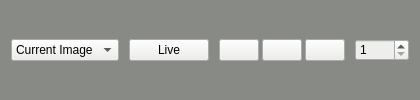
           <widget class="QFrame" name="ggdsgsd">
            <property name="styleSheet">
             <string notr="true">background-color: rgb(136, 138, 133);</string>
            </property>
            <layout class="QHBoxLayout" name="horizontalLayout_4">
             <property name="spacing">
              <number>10</number>
             </property>
             <item>
              <widget class="QComboBox" name="comBox_Current_Imgae_2Dcode">
               <property name="styleSheet">
                <string notr="true">color: rgb(255, 255, 255);
background-color: rgb(238, 238, 236);
color: rgb(0, 0, 0);</string>
               </property>
               <item>
                <property name="text">
                 <string>Current Image</string>
                </property>
               </item>
              </widget>
             </item>
             <item>
              <widget class="QPushButton" name="btn_Live_2Dcode">
               <property name="styleSheet">
                <string notr="true">background-color: rgb(238, 238, 236);
color: rgb(0, 0, 0);</string>
               </property>
               <property name="text">
                <string>Live</string>
               </property>
              </widget>
             </item>
             <item>
              <layout class="QHBoxLayout" name="horizontalLayout_24">
               <item>
                <layout class="QHBoxLayout" name="horizontalLayout_25">
                 <property name="spacing">
                  <number>3</number>
                 </property>
                 <item>
                  <widget class="QPushButton" name="btn_RoomIn_2Dcode">
                   <property name="styleSheet">
                    <string notr="true">background-color: rgb(238, 238, 236);
color: rgb(0, 0, 0);</string>
                   </property>
                   <property name="text">
                    <string/>
                   </property>
                  </widget>
                 </item>
                 <item>
                  <widget class="QPushButton" name="btn_RoomOut_2Dcode">
                   <property name="styleSheet">
                    <string notr="true">color: rgb(0, 0, 0);
background-color: rgb(238, 238, 236);</string>
                   </property>
                   <property name="text">
                    <string/>
                   </property>
                  </widget>
                 </item>
                 <item>
                  <widget class="QPushButton" name="btn_Full_2Dcode">
                   <property name="styleSheet">
                    <string notr="true">background-color: rgb(238, 238, 236);
color: rgb(0, 0, 0);</string>
                   </property>
                   <property name="text">
                    <string/>
                   </property>
                  </widget>
                 </item>
                </layout>
               </item>
               <item>
                <widget class="QSpinBox" name="spinBox_Percent_2Dcode">
                 <property name="styleSheet">
                  <string notr="true">background-color: rgb(238, 238, 236);
color: rgb(0, 0, 0);</string>
                 </property>
                 <property name="minimum">
                  <number>1</number>
                 </property>
                 <property name="maximum">
                  <number>1000</number>
                 </property>
                </widget>
               </item>
              </layout>
             </item>
            </layout>
           </widget>
